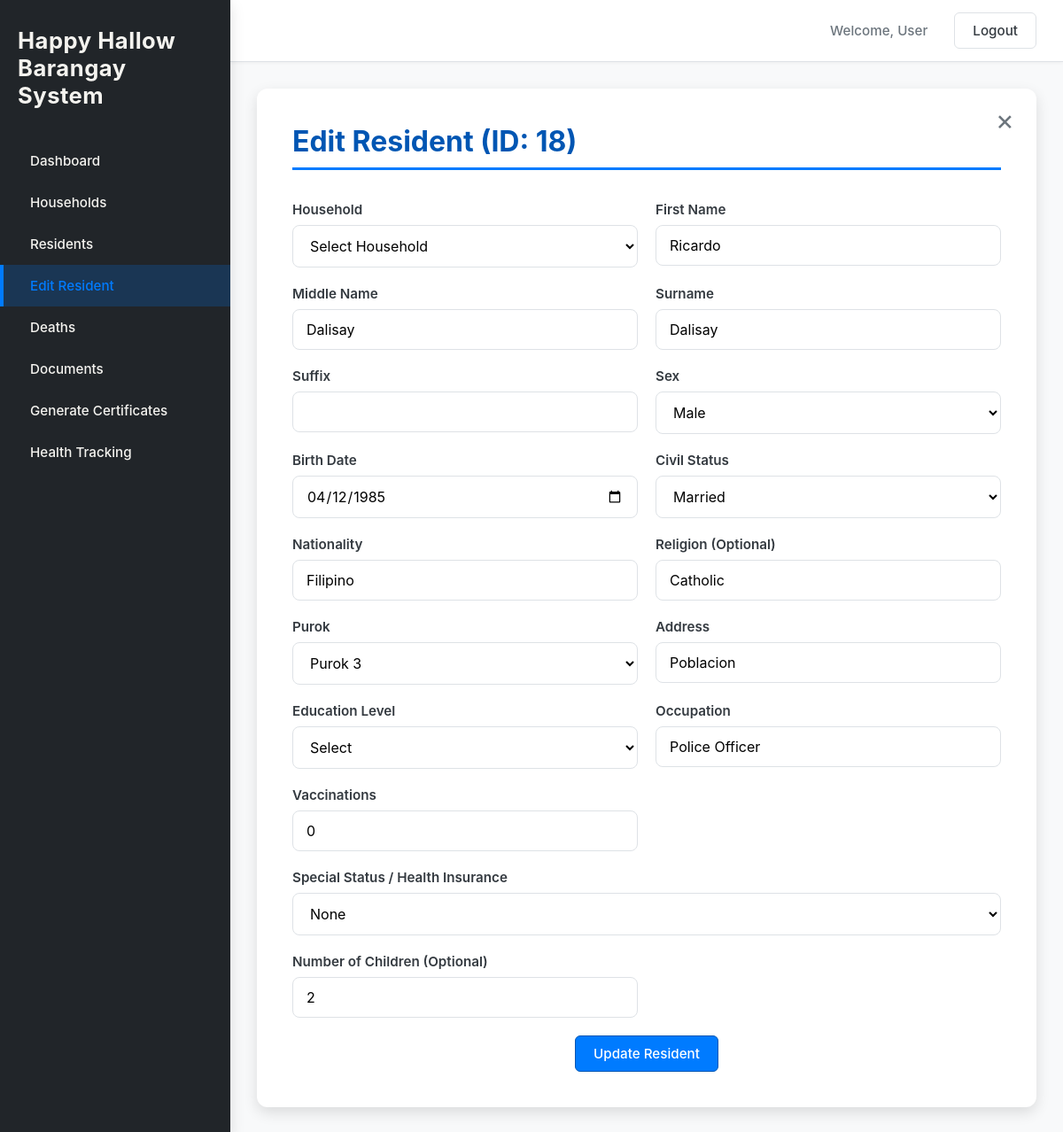
Screenshot of /addnewresidents.php?id=18 (signed in) with the database file from the repository.
### tables this page shows
CREATE TABLE IF NOT EXISTS `residents` (
  `person_id` int NOT NULL AUTO_INCREMENT,
  `household_id` int NOT NULL,
  `first_name` text NOT NULL,
  `middle_name` varchar(255) DEFAULT NULL,
  `surname` varchar(255) NOT NULL,
  `suffix` varchar(50) DEFAULT NULL,
  `sex` text NOT NULL,
  `birthdate` date NOT NULL,
  `civil_status` varchar(20) NOT NULL,
  `nationality` varchar(20) NOT NULL,
  `religion` varchar(100) DEFAULT NULL,
  `purok` int NOT NULL,
  `address` varchar(150) NOT NULL,
  `residency_start_date` date DEFAULT NULL,
  `education_level` varchar(20) NOT NULL,
  `occupation` varchar(50) NOT NULL,
  `is_senior` tinyint(1) NOT NULL,
  `is_disabled` tinyint(1) NOT NULL,
  `health_insurance` varchar(100) DEFAULT NULL,
  `vaccination` int DEFAULT NULL,
  `is_pregnant` tinyint(1) DEFAULT NULL,
  `children_count` int DEFAULT NULL,
  PRIMARY KEY (`person_id`),
  KEY `household_id` (`household_id`)
);

### addnewresidents.php (the view, shortened to what this page needs)
<?php
$logged_in_username = isset($_SESSION['user_name']) ? $_SESSION['user_name'] : 'User';
include 'db_connect.php';
$editMode = false;
$residentId = isset($_GET['id']) ? intval($_GET['id']) : null;
$resData = [];
if ($residentId) {
    $editMode = true;
    $stmt = $conn->prepare("SELECT * FROM residents WHERE person_id = ?");
    $stmt->bind_param("i", $residentId);
    $stmt->execute();
    $result = $stmt->get_result();
    $resData = $result->fetch_assoc();
}
function getSelectedStatus($resData) {
    return 'None';
}
$current_status = getSelectedStatus($resData);
?>
<!DOCTYPE html>
<html lang="en">
<head>
<link rel="stylesheet" href="css/style.css" />
</head>
<body>
<div class="app-container">
<aside class="sidebar">
    <div class="logo">Happy Hallow Barangay System</div>
    <nav class="main-nav">
        <ul>
            <li><a href="index.php">Dashboard</a></li>
            <li><a href="household.php">Households</a></li>
            <li><a href="residents.php">Residents</a></li>
            <li><a href="<?php echo $editMode ? "edit_resident.php?id=$residentId" : "addnewresidents.php"; ?>" class="active"><?php echo $editMode ? "Edit Resident" : "Add Resident"; ?></a></li>
            <li><a href="deaths.php">Deaths</a></li>
            <li><a href="documents.php">Documents</a></li>
            <li><a href="staff_documents.php" class=>Generate Certificates</a></li>
            <li><a href="health_tracking.php">Health Tracking</a></li>
        </ul>
    </nav>
</aside>
<div class="main-content">
<header class="topbar">
  <div class="topbar-right">
    <span id="userName" class="user-info">Welcome, <?php echo htmlspecialchars($logged_in_username); ?></span>
    <button id="logoutBtn" class="btn logout-btn">Logout</button>
  </div>
</header>
<main class="page-content">
<div class="add-resident-form-container">
<div class="form-modal-card">
<a href="residents.php" class="close-btn">&times;</a>
<form id="addResidentForm" method="POST" enctype="multipart/form-data">
<h2 class="form-title"><?php echo $editMode ? "Edit Resident (ID: " . htmlspecialchars($residentId) . ")" : "Add New Resident"; ?></h2>
<div class="form-grid">
<div class="input-group">
    <label>Household</label>
    <select name="household_id" required>
        <option value="">Select Household</option>
    </select>
</div>
<div class="input-group">
  <label>First Name</label>
  <input type="text" name="first_name" required value="<?php echo htmlspecialchars($resData['first_name'] ?? ''); ?>">
</div>
<div class="input-group">
  <label>Middle Name</label>
  <input type="text" name="middle_name" value="<?php echo htmlspecialchars($resData['middle_name'] ?? ''); ?>">
</div>
<div class="input-group">
  <label>Surname</label>
  <input type="text" name="surname" required value="<?php echo htmlspecialchars($resData['surname'] ?? ''); ?>">
</div>
<div class="input-group">
  <label>Suffix</label>
  <input type="text" name="suffix" value="<?php echo htmlspecialchars($resData['suffix'] ?? ''); ?>">
</div>
<div class="input-group">
  <label>Sex</label>
<select name="sex" required>
  <option value="Male" <?php if(($resData['sex'] ?? '')=='Male') echo 'selected'; ?>>Male</option>
</select>
</div>
<div class="input-group">
  <label>Birth Date</label>
  <input type="date" name="birthdate" required value="<?php echo htmlspecialchars($resData['birthdate'] ?? ''); ?>">
</div>
<div class="input-group">
  <label>Civil Status</label>
  <select name="civil_status" required>
    <option value="Married" <?php if(($resData['civil_status'] ?? '')=='Married') echo 'selected'; ?>>Married</option>
  </select>
</div>
<div class="input-group">
  <label>Nationality</label>
  <input type="text" name="nationality" required value="<?php echo htmlspecialchars($resData['nationality'] ?? 'Filipino'); ?>">
</div>
<div class="input-group">
  <label>Religion (Optional)</label>
  <input type="text" name="religion" value="<?php echo htmlspecialchars($resData['religion'] ?? ''); ?>">
</div>
<div class="input-group">
  <label>Purok</label>
  <select name="purok" required>
    <?php for($i=1;$i<=5;$i++): ?>
      <option value="<?= $i ?>" <?php if(($resData['purok'] ?? '')==$i) echo 'selected'; ?>>Purok <?= $i ?></option>
    <?php endfor; ?>
  </select>
</div>
<div class="input-group">
  <label>Address</label>
  <input type="text" name="address" required value="<?php echo htmlspecialchars($resData['address'] ?? ''); ?>">
</div>
<div class="input-group">
  <label>Education Level</label>
  <select name="education_level" required>
    <option value="">Select</option>
  </select>
</div>
<div class="input-group">
  <label>Occupation</label>
  <input type="text" name="occupation" value="<?php echo htmlspecialchars($resData['occupation'] ?? ''); ?>">
</div>
<div class="input-group">
  <label>Vaccinations</label>
  <input type="text" name="vaccination" value="<?php echo htmlspecialchars($resData['vaccination'] ?? ''); ?>">
</div>
<div class="input-group" style="grid-column: 1 / -1;">
  <label>Special Status / Health Insurance</label>
  <select name="special_status" id="specialStatus" onchange="toggleSpecialSections()">
    <option value="None" <?php if($current_status == 'None') echo 'selected'; ?>>None</option>
  </select>
</div>
<div class="input-group">
  <label>Number of Children (Optional)</label>
  <input type="number" name="children_count" value="<?php echo htmlspecialchars($resData['children_count'] ?? '0'); ?>">
</div>
<div class="button-group" style="grid-column: 1 / -1; text-align: center;">
  <button type="submit" class="btn primary-btn"><?php echo $editMode ? "Update Resident" : "Submit Resident"; ?></button>
</div>
</div>
</form>
</div>
</div>
</main>
</div>
</div>
</body>
</html>

### css/style.css (style rules this page uses)
:root { --primary-color: #007bff; --primary-dark: #0056b3; --secondary-color: #6c757d; --background-color: #f8f9fa; --card-background: #ffffff; --sidebar-bg: #212529; --text-color: #343a40; --border-color: #dee2e6; --shadow-light: 0 4px 12px rgba(0, 0, 0, 0.08); --shadow-medium: 0 6px 16px rgba(0, 0, 0, 0.12); --sidebar-width: 260px; --header-height: 70px; --base-padding: 30px; }
* { margin: 0; padding: 0; box-sizing: border-box; font-family: -apple-system, BlinkMacSystemFont, "Segoe UI", Roboto, "Helvetica Neue", Arial, sans-serif; }
body { background-color: var(--background-color); color: var(--text-color); min-height: 100vh; display: flex; font-size: 16px; }
a { text-decoration: none; color: inherit; }
.app-container { display: flex; width: 100%; }
.sidebar { width: var(--sidebar-width); background-color: var(--sidebar-bg); color: #f8f9fa; padding: var(--base-padding) 0; position: fixed; height: 100%; z-index: 100; box-shadow: var(--shadow-medium); }
.logo { font-size: 1.6rem; font-weight: 700; text-align: left; padding: 0 20px 20px 20px; margin-bottom: 15px; color: #f4f3ef; letter-spacing: 0.5px; }
.main-nav ul { list-style: none; padding: 0; }
.main-nav li a { display: flex; align-items: center; gap: 12px; padding: 14px 30px; color: #f4f3ef; transition: background-color 0.25s ease, color 0.25s ease; font-size: 0.95rem; font-weight: 500; border-left: 4px solid transparent; }
.main-nav li a.active { background-color: rgba(0, 123, 255, 0.2); color: var(--primary-color); border-left-color: var(--primary-color); }
.main-content { margin-left: var(--sidebar-width); flex-grow: 1; display: flex; flex-direction: column; }
.topbar { height: var(--header-height); background-color: var(--card-background); border-bottom: 1px solid var(--border-color); display: flex; justify-content: flex-end; align-items: center; padding: 0 var(--base-padding); box-shadow: 0 1px 4px rgba(0, 0, 0, 0.05); }
.topbar-right { display: flex; align-items: center; }
.user-info { margin-right: 20px; font-weight: 500; color: var(--secondary-color); font-size: 0.95rem; }
.page-content { padding: var(--base-padding); flex-grow: 1; }
h2 { font-size: 1.8rem; color: var(--text-color); margin-bottom: 30px; font-weight: 600; }
.page-content h2 { font-size: 2rem; color: var(--primary-dark); border-bottom: 3px solid var(--primary-color); padding-bottom: 10px; margin-bottom: 35px; font-weight: 700; }
.btn { background-color: var(--card-background); color: var(--text-color); border: 1px solid var(--border-color); padding: 10px 20px; border-radius: 6px; cursor: pointer; font-size: 0.95rem; font-weight: 500; transition: all 0.2s ease-in-out; text-decoration: none; display: inline-flex; align-items: center; justify-content: center; gap: 8px; }
.primary-btn { background-color: var(--primary-color); color: white; border: 1px solid var(--primary-dark); }
.logout-btn { margin-left: 10px; }
.input-group label { font-weight: 600; margin-bottom: 8px; color: var(--text-color); font-size: 0.95rem; }
.input-group input, .input-group select { padding: 12px 15px; border: 1px solid var(--border-color); border-radius: 8px; font-size: 1rem; background-color: var(--card-background); }
.add-resident-form-container { max-width: 1200px; margin: 0 auto; width: 100%; }
.form-modal-card { background-color: var(--card-background); padding: 40px; border-radius: 12px; box-shadow: var(--shadow-medium); position: relative; }
.close-btn { position: absolute; top: 20px; right: 25px; font-size: 2rem; color: var(--secondary-color); text-decoration: none; line-height: 1; transition: color 0.2s; cursor: pointer; }
.form-title { font-size: 2rem; color: var(--primary-dark); margin-bottom: 30px; padding-bottom: 15px; border-bottom: 3px solid var(--primary-color); }
.form-grid { display: grid; grid-template-columns: repeat(2, 1fr); gap: 20px; }
.form-grid .input-group { display: flex; flex-direction: column; }
.form-grid .input-group label { font-weight: 600; margin-bottom: 8px; color: var(--text-color); font-size: 0.95rem; }
.form-grid .input-group input, .form-grid .input-group select { width: 100%; padding: 12px 15px; border: 1px solid var(--border-color); border-radius: 8px; font-size: 1rem; background-color: var(--card-background); transition: border-color 0.2s, box-shadow 0.2s; }

### rows the page displays
residents: first_name "Ricardo", middle_name "Dalisay", surname "Dalisay", sex "Male", birthdate "04/12/1985", civil_status "Married", nationality "Filipino", religion "Catholic", purok "Purok 3", address "Poblacion", occupation "Police Officer", vaccination "0", children_count "2"

### other values shown
$logged_in_username "User"
$residentId "18"
